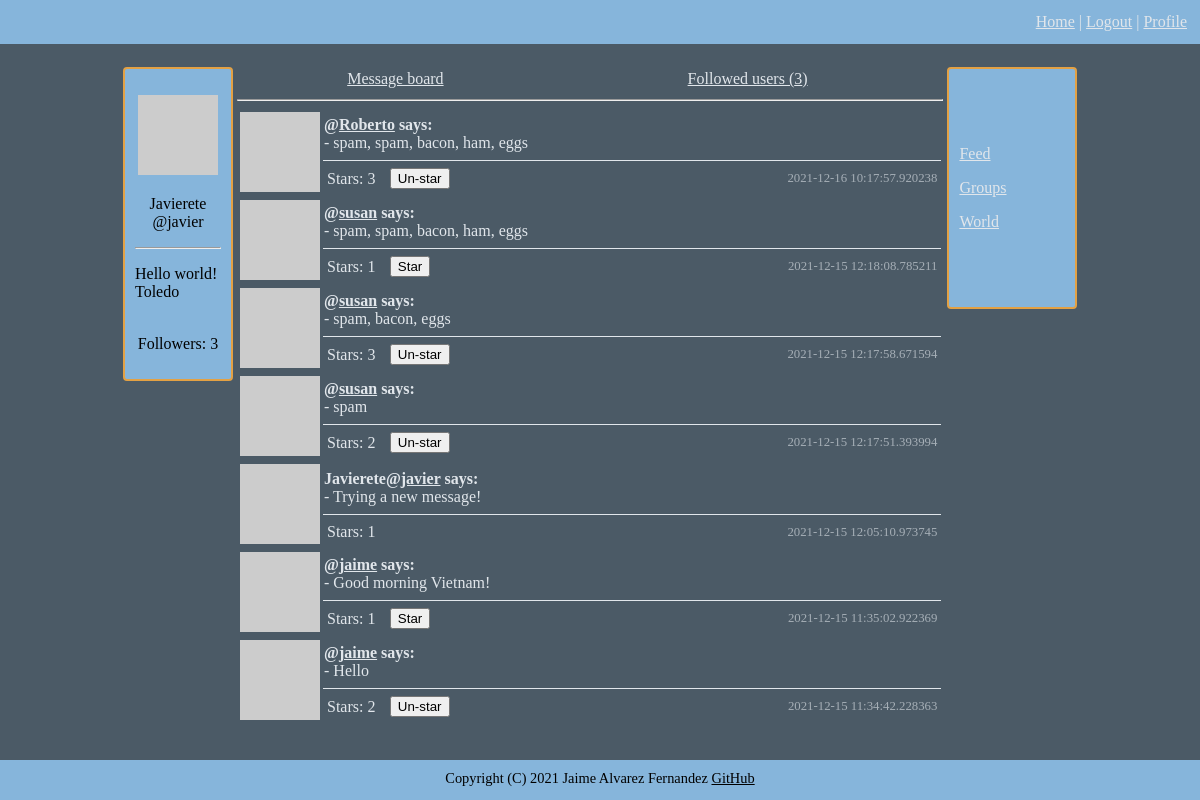
Screenshot of /follows (signed in) with the database file from the repository.
### connect/models.py (models this page shows, shortened)
class User(UserMixin, db.Model):
    id = db.Column(db.Integer, primary_key=True)
    username = db.Column(db.String(64), index=True, unique=True)
    email = db.Column(db.String(120), index=True, unique=True)
    nickname = db.Column(db.String(64))
    password = db.Column(db.String(128))
    about_me = db.Column(db.String(140))
    location = db.Column(db.String(64))
    website = db.Column(db.String(120))
    last_seen = db.Column(db.DateTime, default=datetime.datetime.utcnow)
    follower_bio = db.Column(db.Boolean, default=False)
    posts = db.relationship('Posts', backref='author', lazy='dynamic')
    friends = db.relationship('Friends', backref='anchor', lazy='dynamic')
    followed = db.relationship('User',
                               secondary=followers,
                               primaryjoin=(followers.c.follower_id == id),
                               secondaryjoin=(followers.c.followed_id == id),
                               backref=db.backref('followers', lazy='dynamic'), lazy='dynamic')
    starred = db.relationship('Posts',
                              secondary=stars,
                              backref=db.backref('awarded_stars', lazy='dynamic'), lazy='dynamic')
    def avatar(self, size):
        digest = md5(self.email.lower().encode('utf-8')).hexdigest()
        return f'https://www.gravatar.com/avatar/{digest}?d=identicon&s={size}'
    def followed_posts(self):
        posts_from_followed = Posts.query. \
            join(followers, (followers.c.followed_id == Posts.user_id)). \
            filter(followers.c.follower_id == self.id)
        posts_from_me = Posts.query.filter_by(user_id=self.id)
        return posts_from_followed.union(posts_from_me).order_by(Posts.timestamp.desc())
    def is_starred(self, post):
        return self.starred.filter(stars.c.post_id == post.id).count() > 0

class Posts(db.Model):
    id = db.Column(db.Integer, primary_key=True)
    body = db.Column(db.String(140))
    timestamp = db.Column(db.DateTime, index=True, default=datetime.datetime.utcnow)
    user_id = db.Column(db.Integer, db.ForeignKey('user.id'))

### connect/routing.py (the view)
@app.route('/follows')
@flask_login.login_required
def followed():
    empty_form = forms.EmptyForm()
    posts = flask_login.current_user.followed_posts().all()
    return flask.render_template('followed.html', title='Followed', posts=posts, e_form=empty_form)

### connect/forms.py
class EmptyForm(FlaskForm):
    submit = wtforms.SubmitField('Submit')

### connect/models.py (called while the page is built)
@login.user_loader
def load_user(user_id):
    return User.query.get(int(user_id))

### connect/routing.py (called while the page is built)
@app.before_request
def before_request():
    if flask_login.current_user.is_authenticated:
        flask_login.current_user.last_seen = datetime.datetime.utcnow()
        db.session.commit()

### connect/templates/followed.html
{% extends "general_template.html" %}
{% block content %}
<table width="100%">
    <tr>
        <td align="center">
            <a href="{{ url_for('followed') }}">Message board</a>
        </td>
        <td align="center">
            <a href="{{ url_for('following') }}">Followed users ({{ current_user.followed.count() }})</a>
        </td>
    </tr>
</table>
<hr>
{% if request.endpoint == 'followed' %}
    {% include '_posts.html' %}
{% else %}
    {% include '_followed_users.html' %}
{% endif %}
{% endblock %}

### connect/templates/general_template.html (shortened to what this page needs)
<!DOCTYPE html>
<html lang="en">
<head>
    <link href="{{ url_for('static', filename='css/style.css') }}" rel="stylesheet" type="text/css" />
</head>
<body>
<header>
    <table width="100%">
        <tr>
            <td>
            </td>
            <td>
                <nav id="global_links">
                <a href="{{ url_for('index') }}">Home</a> |
                {% if current_user.is_anonymous %}
                <a href="{{ url_for('login') }}">Login</a> |
                <a href="{{ url_for('sign_in') }}">Register</a>
                {% else %}
                <a href="{{ url_for('logout') }}">Logout</a> |
                <a href="{{ url_for('profile') }}">Profile</a>
                {% endif %}
                </nav>
            </td>
        </tr>
    </table>
</header>
<div id="main_table">
    <table border="0" width="100%">
        <tr>
            <td width="10%" valign="top">
                {% if current_user.is_authenticated %}
                <div id="left_side">
                    {% include '_profile.html' %}
                </div>
                {% endif %}
            </td>
            <td width="70%" align="center" valign="top">
                {% block content %}{% endblock %}
            </td>
            <td width="13%" valign="top">
                {% if current_user.is_authenticated %}
                <div id="right_side">
                    {% include '_links.html' %}
                </div>
                {% endif %}
            </td>
        </tr>
    </table>
</div>
<footer>
    Copyright (C) 2021 Jaime Alvarez Fernandez
    <a href="https://github.com/Jaime-alv">GitHub</a>
</footer>
</body>
</html>

### connect/templates/_profile.html (shortened to what this page needs)
{% if user and user != current_user %}
    <p>
        <img src="{{ user.avatar(128) }}">
    </p>
    <p>
        {% if user.nickname is not none %}
        {{ user.nickname }}<br>
        {% elif user.nickname == '' %}
        {% endif %}
        @{{ user.username }}
        <br>
        {% if not current_user.is_following(user) %}
        <form method="post" action="{{ url_for('follow', username=user.username) }}">
            {{ e_form.hidden_tag() }}
            {{ e_form.submit(value='Follow') }}
        </form>
        {% else %}
        <form method="post" action="{{ url_for('unfollow', username=user.username) }}">
            {{ e_form.hidden_tag() }}
            {{ e_form.submit(value='Unfollow') }}
        </form>
        {% endif %}
    </p>
    <p class="justify_text">
        {% if user.about_me is not none %}
            {{ user.about_me }}<br>
            {% elif user.about_me == '' %}
        {% endif %}
        {% if user.location is not none %}
            {{ user.location }}<br>
            {% elif user.location == '' %}
        {% endif %}
        {% if user.website is not none %}
            <a href="{{ user.website }}">{{ user.website }}</a><br>
            {% elif user.website == '' %}
        {% endif %}
            {% if user.follower_bio %}
            Followers: {{ user.followers.count() }}
        {% endif %}
    </p>
{% else %}
    <p>
        <img src="{{ current_user.avatar(128) }}">
    </p>
    <p>
        {% if current_user.nickname is not none %}
        {{ current_user.nickname }}<br>
        {% endif %}
        @{{ current_user.username }}
    </p>
<hr>
    <p class="justify_text">
        {% if current_user.about_me is not none %}
            {{ current_user.about_me }}<br>
        {% endif %}
        {% if current_user.location is not none %}
            {{ current_user.location }}<br>
        {% endif %}
        {% if current_user.website is not none %}
            <a href="{{ current_user.website }}">{{ current_user.website }}</a><br>
        {% endif %}
    </p>
    <p>
        {% if current_user.follower_bio %}
        Followers: {{ current_user.followers.count() }}
        {% endif %}
    </p>
{% endif %}

### connect/templates/_posts.html (shortened to what this page needs)
<table width="100%">
    {% for post in posts %}
    <tr>
        <td width="60" rowspan="2" valign="top"><img src="{{ post.author.avatar(60) }}"></td>
        <td>
            <span class="bold">
                {% if post.author.nickname %}{{ post.author.nickname }}{% endif %}@<a href="{{ url_for('user_messages', username=post.author.username) }}">{{ post.author.username }}</a>
            says:<br></span>
            - {{ post.body }}
        </td>
    </tr>
    <tr>
        <td class="bottom_line">
            <table width="100%">
                <tr>
                    <td width="10%">Stars: {{ post.awarded_stars.count() }}</td>
                    <td>
                        {% if post.author.username != current_user.username %}
                            {% if not current_user.is_starred(post) %}
                            <form method="post" action="{{ url_for('star', post=post.id, url=request.endpoint) }}">
                                {{ e_form.submit(value='Star') }}
                            </form>
                            {% else %}
                            <form method="post" action="{{ url_for('un_star', post=post.id, url=request.endpoint) }}">
                                {{ e_form.submit(value='Un-star') }}
                            </form>
                            {% endif %}
                        {% endif %}
                    </td>
                    <td class="time">{{ post.timestamp }}</td>
                </tr>
            </table>
        </td>
    </tr>
    {% endfor %}
</table>

### connect/templates/_links.html
<nav class="justify_text" style="padding:10px;">
    <p>
        <a href="{{ url_for('followed') }}">Feed</a>
    </p>
    <p>
        <a href="groups">Groups</a>
    </p>
    <p>
        <a href="messages">World</a>
    </p>
</nav>

### connect/static/css/style.css (style rules this page uses)
body { font-family: Verdana; background: #4b5a66; color: #e1e6eb; min-height: 100vh; margin: 0; }
a { color: inherit; }
footer { min-height:20px; background:PapayaWhip; color: black; font-size:90%; text-align:center; padding:10px; background: #86b5db; }
header { font-size: 100%; background: #86b5db; padding:10px; }
#global_links { text-align:right; padding: 0px; }
#main_table { margin: 20px 10% 0px 10%; }
#right_side { margin: 0px 0px 0px 0%; align: right; font-size: 100%; text-align: center; border: 2px solid #e3a144; border-radius: 4px; background: #86b5db; padding: 50px 0px 50px 0px; }
#left_side { border: 2px solid #e3a144; text-align: center; border-radius: 4px; background: #86b5db; color: black; padding: 10px; }
.bottom_line { border: solid; border-width: 1px 0 0px 0; }
.justify_text { text-align: justify; text-justify: inter-word; }
.bold { font-weight: bold; }
.time { font-size:80%; text-align: right; opacity: 0.6; }
body { display:flex; flex-direction:column; }
footer { margin-top:auto; }

### rows the page displays
User: nickname "Javierete", username "javier", about_me "Hello world!", location "Toledo"
Posts: author.username "Roberto", body "spam, spam, bacon, ham, eggs", awarded_stars.count "3", timestamp "2021-12-16 10:17:57.920238"
Posts: author.username "susan", body "spam, spam, bacon, ham, eggs", awarded_stars.count "1", timestamp "2021-12-15 12:18:08.785211"
Posts: author.username "susan", body "spam, bacon, eggs", awarded_stars.count "3", timestamp "2021-12-15 12:17:58.671594"
Posts: author.username "susan", body "spam", awarded_stars.count "2", timestamp "2021-12-15 12:17:51.393994"
Posts: author.nickname "Javierete", author.username "javier", body "Trying a new message!", awarded_stars.count "1", timestamp "2021-12-15 12:05:10.973745"
Posts: author.username "jaime", body "Good morning Vietnam!", awarded_stars.count "1", timestamp "2021-12-15 11:35:02.922369"
Posts: author.username "jaime", body "Hello", awarded_stars.count "2", timestamp "2021-12-15 11:34:42.228363"

### other values shown
{{ current_user.followers.count() }} "3"
{{ current_user.followed.count() }} "3"
